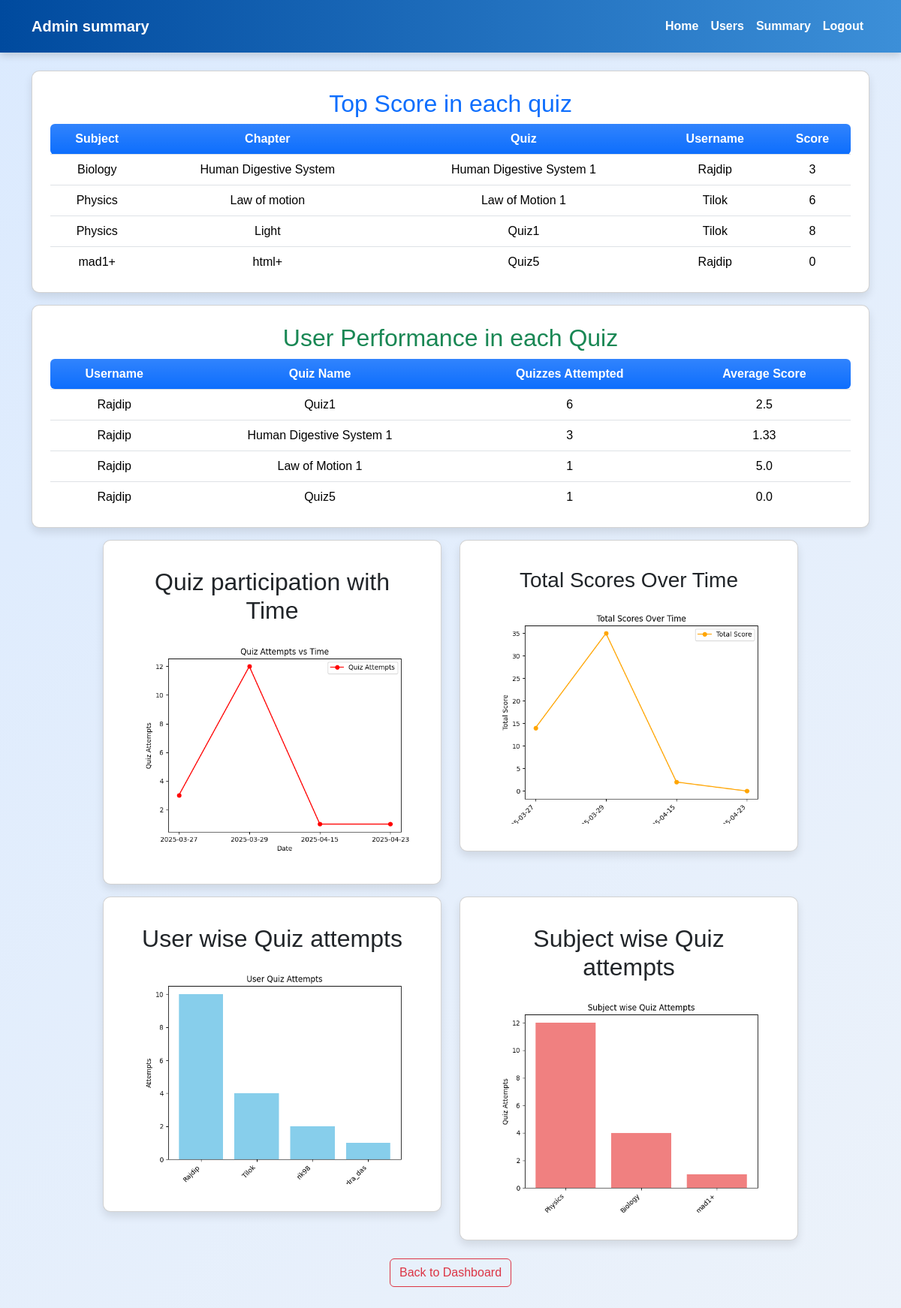
Screenshot of /admin/summary with the database file from the repository.
### models/models.py (models this page shows)
class Score(db.Model):
    id = db.Column(db.Integer(), primary_key = True)
    u_id = db.Column(db.Integer(), db.ForeignKey('user.id'), nullable = False)
    q_id = db.Column(db.Integer(), db.ForeignKey('quiz.quiz_id'), nullable = False )
    total_score = db.Column(db.Integer(), nullable = False, default = 0)
    attempt_date = db.Column(db.DateTime, default=datetime.utcnow)
    quiz=db.relationship('Quiz',backref=db.backref('scores'))

class Subject(db.Model):
    sub_id = db.Column(db.Integer(), primary_key = True)
    sub_name = db.Column(db.String(), nullable = False)
    sub_description = db.Column(db.String(), nullable= True)
    chapters = db.relationship('Chapter', backref = 'subject')

class Chapter(db.Model):
    chap_id = db.Column(db.Integer(), primary_key = True)
    chap_name = db.Column(db.String(), nullable = False)
    chap_description = db.Column(db.String(), nullable = True)
    subject_id = db.Column(db.Integer, db.ForeignKey('subject.sub_id'), nullable = False)
    quizzes = db.relationship('Quiz', backref = 'chapter')

class Quiz(db.Model):
    quiz_id = db.Column(db.Integer(), primary_key = True)
    quiz_name = db.Column(db.String(), nullable =False)
    chapter_id = db.Column(db.Integer(), db.ForeignKey('chapter.chap_id'), nullable = False)
    date_of_quiz =  db.Column(db.DateTime(), default = datetime.utcnow)
    duration = db.Column(db.Integer(), nullable = False)
    questions = db.relationship('Question',backref='quiz')

class User(db.Model):
    id = db.Column(db.Integer(), primary_key=True)
    username = db.Column(db.String(), unique=True, nullable = False)
    email = db.Column(db.String(), unique=True, nullable = False)
    password = db.Column(db.String(), nullable = False)
    full_name = db.Column(db.String(), nullable = False)
    qualification = db.Column(db.String(), nullable = False)
    dob = db.Column(db.String(), nullable = False)
    type = db.Column(db.String(), default="general")

### controllers/controllers.py (the view)
@app.route('/admin/summary')
def admin_summary():
    q1 = text("""select s.sub_name, c.chap_name, q.quiz_name, u.username, ts.total_score
        from score ts
        join quiz q on ts.q_id = q.quiz_id
        join chapter c on q.chapter_id = c.chap_id
        join subject s on c.subject_id = s.sub_id
        join user u on ts.u_id = u.id
        where  ts.total_score in (
           select distinct total_score from score ts2
           where ts2.q_id = ts.q_id order by total_score desc limit 1
        )
        order by s.sub_name, q.quiz_name, ts.total_score desc
        """)
    top = db.session.execute(q1).fetchall()
    q2 = text("""
              select u.username, q.quiz_name, count(ts.q_id) as quiz_attemp,
              round(avg(ts.total_score),2) as avg_score
              from user u left join score ts on u.id = ts.u_id
              left join quiz q on ts.q_id = q.quiz_id
              where u.type != 'admin'
              group by u.username, q.quiz_name
              order by u.username, quiz_attemp desc
              """)
    user_data = db.session.execute(q2).fetchall()
    user_q = text("""
                  select u.username, count(ts.q_id) as attempts
                  from user u left join score ts on u.id = ts.u_id
                  where u.type != 'admin' group by u.username order by attempts desc
                  """)
    user_attempts = db.session.execute(user_q).fetchall()
    user_name = [row.username for row in user_attempts]
    attempt_counts = [row.attempts for row in user_attempts]
    plt.figure()
    plt.bar(user_name,attempt_counts, color='skyblue')
    plt.xlabel("Users")
    plt.ylabel("Attempts")
    plt.title("User Quiz Attempts")
    plt.xticks(rotation=45, ha='right')
    plt.savefig("static/user_attempt.png")
    plt.close()
    sub_q = text("""
                 select s.sub_name ,count(ts.q_id) as attempts
                 from subject s join chapter c on s.sub_id = c.subject_id
                 join quiz q on c.chap_id = q.chapter_id
                 join score ts on q.quiz_id = ts.q_id
                 group by s.sub_name order by attempts desc
                 """)
    sub_attempts = db.session.execute(sub_q).fetchall()
    subject = [row.sub_name for row in sub_attempts]
    sub_counts = [row.attempts for row in sub_attempts]
    plt.figure()
    plt.bar(subject, sub_counts, color='lightcoral')
    plt.xlabel("Subjects")
    plt.ylabel("Quiz Attempts")
    plt.title("Subject wise Quiz Attempts")
    plt.xticks(rotation=45, ha='right')
    plt.savefig("static/sub_attempt.png")
    plt.close()
    scores = db.session.query(Score).all()
    dict = {}
    for score in scores:
        date = score.attempt_date.strftime("%Y-%m-%d")
        if date in dict:
            dict[date] += 1
        else:
            dict[date] = 1
    dates = sorted(dict.keys())
    attempt = [dict[date] for date in dates]
    plt.figure()
    plt.plot(dates, attempt, marker="o", linestyle="-", color="r", label="Quiz Attempts")
    plt.xlabel("Date")
    plt.ylabel("Quiz Attempts")
    plt.title("Quiz Attempts vs Time")
    plt.legend()
    plt.savefig("static/quiz_participation.png")
    plt.close()
    scores = db.session.query(Score).all()
    score_dict = {}
    for score in scores:
        date = score.attempt_date.strftime("%Y-%m-%d")
        if date in score_dict:
            score_dict[date] += score.total_score
        else:
            score_dict[date] = score.total_score
    dates = sorted(score_dict.keys())
    total_scores = [score_dict[date] for date in dates]
    plt.figure()
    plt.plot(dates, total_scores, marker="o", linestyle="-", color="orange", label="Total Score")
    plt.xlabel("Date")
    plt.ylabel("Total Score")
    plt.title("Total Scores Over Time")
    plt.xticks(rotation=45, ha='right')
    plt.legend()
    plt.savefig("static/total_scores.png")
    plt.close()
    return render_template('admin_summary.html', top=top, user_data=user_data, user_chart="user_attempt.png", subject_chart = "subject_attempt.png" , participation_chart = "quiz_participation.png", p_chart="total_scores.png")

### templates/admin_summary.html (shortened to what this page needs)
<!DOCTYPE html>
<html>
<head>
    <link rel="stylesheet" href="https://cdn.jsdelivr.net/npm/bootstrap@5.3.3/dist/css/bootstrap.min.css">
    <link rel="stylesheet" href="/static/admin_dash.css">
</head>
<body>
    <nav class="navbar navbar-expand-lg">
        <div class="container">
            <h6 class="navbar-brand text-white mt-2 " >Admin summary</h6>
            <div class="collapse navbar-collapse">
                <ul class="navbar-nav ms-auto">
                    <li class="nav-item"><a class="nav-link" href="/admin">Home</a></li>
                    <li class="nav-item"><a class="nav-link" href="/users_manage">Users</a></li>
                    <li class="nav-item"><a class="nav-link" href="/admin/summary">Summary</a></li>
                    <li class="nav-item"><a class="nav-link" href="/login">Logout</a></li>
                </ul>
            </div>
        </div>
    </nav>
    <div class="container mt-4">
        <div class="card p-4">
            <h2 class="text-center text-primary">Top Score in each quiz</h2>
            <div class="table-responsive overflow-auto" style="max-height: 200px;">
                <table class="text-center table">
                    <thead>
                        <tr>
                            <th class="rounded-start bg-primary bg-gradient text-white">Subject</th>
                            <th class="bg-primary bg-gradient text-white">Chapter</th>
                            <th class="bg-primary bg-gradient text-white">Quiz</th>
                            <th class="bg-primary bg-gradient text-white">Username</th>
                            <th class="rounded-end bg-primary bg-gradient text-white">Score</th>
                        </tr>
                    </thead>
                    <tbody>
                        {% for score in top %}
                        <tr>
                            <td>{{ score[0] }}</td>
                            <td>{{ score[1] }}</td>
                            <td>{{ score[2] }}</td>
                            <td>{{ score[3] }}</td>
                            <td>{{ score[4] }}</td>
                        </tr>
                        {% endfor %}
                    </tbody>
                </table>
            </div>
        </div>
        <div class="card p-4 mt-3">
            <h2 class="text-center text-success">User Performance in each Quiz</h2>
            <div class="table-responsive overflow-auto" style="max-height: 200px;">
                <table class="text-center table">
                    <thead>
                        <tr>
                            <th class="rounded-start bg-primary bg-gradient text-white">Username</th>
                            <th class="bg-primary bg-gradient text-white">Quiz Name</th>
                            <th class="bg-primary bg-gradient text-white">Quizzes Attempted</th>
                            <th class="rounded-end bg-primary bg-gradient text-white">Average Score</th>
                        </tr>
                    </thead>
                    <tbody>
                        {% for user in user_data %}
                        <tr>
                            <td>{{ user[0] }}</td>
                            <td>{{ user[1] }}</td>
                            <td>{{ user[2] }}</td>
                            <td>{{ user[3] }}</td>
                        </tr>
                        {% endfor %}
                    </tbody>
                </table>
            </div>
        </div>
        <div class="row mt-3 justify-content-center">
            <div class="col-md-5">
                <div class="card ">
                    <div class="card-body text-center">
                        <h2>Quiz participation with Time</h2>
                        <img src="/static/quiz_participation.png" alt="Quiz participation with time" style="width: 400px; height:auto">
                    </div>
                </div>
            </div>
            <div class="col-md-5">
                <div class="card ">
                    <div class="card-body text-center">
                        <h3>Total Scores Over Time</h3>
                        <img src="{{ url_for('static', filename=p_chart) }}" alt="Total Scores Graph" style="width: 400px; height:auto">
                    </div>
                </div>
            </div>
        </div>
        <div class="row mt-3 justify-content-center">
            <div class="col-md-5">
                <div class="card ">
                    <div class="card-body text-center">
                        <h2>User wise Quiz attempts</h2>
                        <img src="/static/user_attempt.png" alt="User attempts quiz" style="width: 400px; height:auto">
                    </div>
                </div>
            </div>
            <div class="col-md-5">
                <div class="card ">
                    <div class="card-body text-center">
                        <h2>Subject wise Quiz attempts</h2>
                        <img src="/static/sub_attempt.png" alt="User attempts quiz" style="width: 400px; height:auto">
                    </div>
                </div>
            </div>
        </div>
    </div>
    <div class="text-center mt-4 mb-5">
        <a href="/admin" class="btn btn-outline-danger">Back to Dashboard</a>
    </div>
</body>
</html>

### static/admin_dash.css (style rules this page uses)
body { background: linear-gradient(135deg, #dbeafe, #ecf2fa); font-family: 'Poppins', sans-serif; margin: 0; }
.navbar { background: linear-gradient(to right,rgb(0, 74, 158),rgb(60, 143, 216)); box-shadow: 0px 4px 10px rgba(0, 0, 0, 0.15); padding: 10px 20px; transition: all 0.3s ease-in-out; }
.navbar-brand { font-size: 20px; font-weight: bold; }
.navbar a { color: white; font-weight: bold; transition: color 0.3s ease-in-out; }
.card { background: white; padding: 20px; border-radius: 10px; box-shadow: 0px 6px 12px rgba(0, 0, 0, 0.1); transition: transform 0.3s ease-in-out, box-shadow 0.3s ease-in-out; }

### rows the page displays
Score: sub_name "Biology", chap_name "Human Digestive System", quiz_name "Human Digestive System 1", username "Rajdip", total_score "3"
Score: sub_name "Physics", chap_name "Law of motion", quiz_name "Law of Motion 1", username "Tilok", total_score "6"
Score: sub_name "Physics", chap_name "Light", quiz_name "Quiz1", username "Tilok", total_score "8"
Score: sub_name "mad1+", chap_name "html+", quiz_name "Quiz5", username "Rajdip", total_score "0"
Quiz: user "Rajdip", quiz_name "Human Digestive System 1", user "3", user "1.33"

### other values shown
{{ user[0] }} "Rajdip" "Rajdip" "Rajdip"
{{ user[1] }} "Quiz1" "Law of Motion 1" "Quiz5"
{{ user[2] }} "6" "1" "1"
{{ user[3] }} "2.5" "5.0" "0.0"
